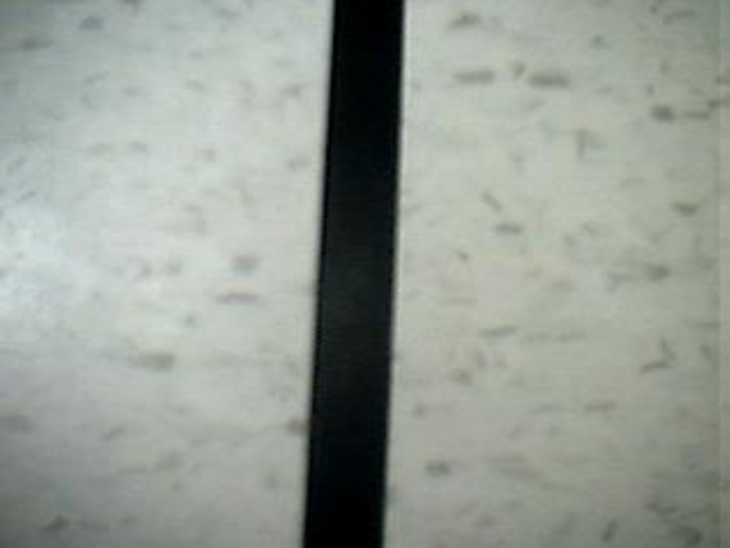
#> input picture images/001.png, 730 x 548 px
$ python -i movement.py   (imports and definitions only)
#> lines starting #> are read from the running program, lines starting #| are printed output that depends on the picture; after the words box and inside, x2 and y2 are one past the last pixel; in counts of white or black regions, pixels touching at a corner belong together
#> further down, picture is the input picture: shape (548, 730, 3); mean B, G, R 149.7, 157.4, 151
### maestro.py
import serial
from sys import version_info

PY2 = version_info[0] == 2   #Running Python 2.x?

#
#---------------------------
# Maestro Servo Controller
#---------------------------
#
# Support for the Pololu Maestro line of servo controllers
#
# Steven Jacobs -- Aug 2013
# https://github.com/FRC4564/Maestro/
#
# These functions provide access to many of the Maestro's capabilities using the
# Pololu serial protocol
#
class Controller:
    # When connected via USB, the Maestro creates two virtual serial ports
    # /dev/ttyACM0 for commands and /dev/ttyACM1 for communications.
    # Be sure the Maestro is configured for "USB Dual Port" serial mode.
    # "USB Chained Mode" may work as well, but hasn't been tested.
    #
    # Pololu protocol allows for multiple Maestros to be connected to a single
    # serial port. Each connected device is then indexed by number.
    # This device number defaults to 0x0C (or 12 in decimal), which this module
    # assumes.  If two or more controllers are connected to different serial
    # ports, or you are using a Windows OS, you can provide the tty port.  For
    # example, '/dev/ttyACM2' or for Windows, something like 'COM3'.
    def __init__(self,ttyStr='/dev/ttyACM0',device=0x0c):
        # Open the command port
        self.usb = serial.Serial(ttyStr)
        # Command lead-in and device number are sent for each Pololu serial command.
        self.PololuCmd = chr(0xaa) + chr(device)
        # Track target position for each servo. The function isMoving() will
        # use the Target vs Current servo position to determine if movement is
        # occuring.  Upto 24 servos on a Maestro, (0-23). Targets start at 0.
        self.Targets = [0] * 24
        # Servo minimum and maximum targets can be restricted to protect components.
        self.Mins = [0] * 24
        self.Maxs = [0] * 24

    # Cleanup by closing USB serial port
    def close(self):
        self.usb.close()

    # Send a Pololu command out the serial port
    def sendCmd(self, cmd):
        cmdStr = self.PololuCmd + cmd
        if PY2:
            self.usb.write(cmdStr)
        else:
            self.usb.write(bytes(cmdStr,'latin-1'))

    # Set channels min and max value range.  Use this as a safety to protect
    # from accidentally moving outside known safe parameters. A setting of 0
    # allows unrestricted movement.
    #
    # ***Note that the Maestro itself is configured to limit the range of servo travel
    # which has precedence over these values.  Use the Maestro Control Center to configure
    # ranges that are saved to the controller.  Use setRange for software controllable ranges.
    def setRange(self, chan, min, max):
        self.Mins[chan] = min
        self.Maxs[chan] = max

    # Return Minimum channel range value
    def getMin(self, chan):
        return self.Mins[chan]

    # Return Maximum channel range value
    def getMax(self, chan):
        return self.Maxs[chan]

    # Set channel to a specified target value.  Servo will begin moving based
    # on Speed and Acceleration parameters previously set.
    # Target values will be constrained within Min and Max range, if set.
    # For servos, target represents the pulse width in of quarter-microseconds
    # Servo center is at 1500 microseconds, or 6000 quarter-microseconds
    # Typcially valid servo range is 3000 to 9000 quarter-microseconds
    # If channel is configured for digital output, values < 6000 = Low ouput
    def setTarget(self, chan, target):
        # if Min is defined and Target is below, force to Min
        if self.Mins[chan] > 0 and target < self.Mins[chan]:
            target = self.Mins[chan]
        # if Max is defined and Target is above, force to Max
        if self.Maxs[chan] > 0 and target > self.Maxs[chan]:
            target = self.Maxs[chan]
        #
        lsb = target & 0x7f #7 bits for least significant byte
        msb = (target >> 7) & 0x7f #shift 7 and take next 7 bits for msb
        cmd = chr(0x04) + chr(chan) + chr(lsb) + chr(msb)
        self.sendCmd(cmd)
        # Record Target value
        self.Targets[chan] = target

    # Set speed of channel
    # Speed is measured as 0.25microseconds/10milliseconds
    # For the standard 1ms pulse width change to move a servo between extremes, a speed
    # of 1 will take 1 minute, and a speed of 60 would take 1 second.
    # Speed of 0 is unrestricted.
    # [62 lines left out: functions setSpeed, setAccel, getPosition, isMoving, getMovingState, runScriptSub, not called in this run]

    # Stop the current Maestro Script
    def stopScript(self):
        cmd = chr(0x24)
        self.sendCmd(cmd)

### movement.py
import numpy as np
import cv2 as cv
import maestro
import time

face_cascade = cv.CascadeClassifier('haarcascade_frontalface_default.xml')

class FaceFollow:
    """
    Assumptions:
    - images have index [0, 0] in the upper left
    - a pixel can be accessed by frame[x][y]
    - x is the horizontal axis and increase from left to right
    - y is the vertical axis and increase from top to bottom
    """

    def __init__(self, image_name=None):
        self.tango = maestro.Controller()
        # zero all motors
        self.body = 6000
        self.headTurn = 6000
        self.headTilt = 6000
        self.motors = 6000
        self.turn = 6000
        self.MOTORS = 1
        self.TURN = 2
        self.end = False
        self.end_count = 0
        self.tango.setTarget(4, 4000)

        self.image_name = image_name
        self.video_use = self.image_name is None
        # set video size variables to small, actual size is camera dependent
        self.frame_x = 200
        self.frame_y = 200
        self.frame_name = "Video"
        cv.namedWindow(self.frame_name)
        # some good starting values
        self.min_canny = 247
        self.max_canny = 255

    def pi_cam_loop(self, image):
        """
        Runs 1 loop of the path detection given the current frame
        :param image: current frame to evaluate
        :return:
        """
        self.frame = image
        self.frame_y, self.frame_x = self.frame.shape[:2]
#> self.frame_y = 548; self.frame_x = 730
        ed = self.detect_line(self.frame)
        # get the direction vector
        vec = self.get_direction_vector(ed)
        # location of the COG in as a box
        rec_center = np.array((int(vec[0]) + self.frame_x // 2, int(vec[1]) + self.frame_y // 2))
        cv.rectangle(ed, tuple(rec_center - 4), tuple(rec_center + 4), 255)
        # draw line from origin to COG
        cv.line(ed, (self.frame_x // 2, self.frame_y // 2), tuple(rec_center), 255)

        # show frame
        cv.imshow(self.frame_name, ed)

    def detect_line(self, image):
        """
        Reduces image to binary edge detection
        :param image: image to reduce, non-destructive
        :return: reduced image
        """

        edges = np.zeros(image.shape, np.uint8)
        edges = cv.GaussianBlur(edges, (9, 9), cv.BORDER_DEFAULT)
        # normalize image, this is for changing room lighting
        cv.normalize(image, edges, 0, 255, cv.NORM_MINMAX)
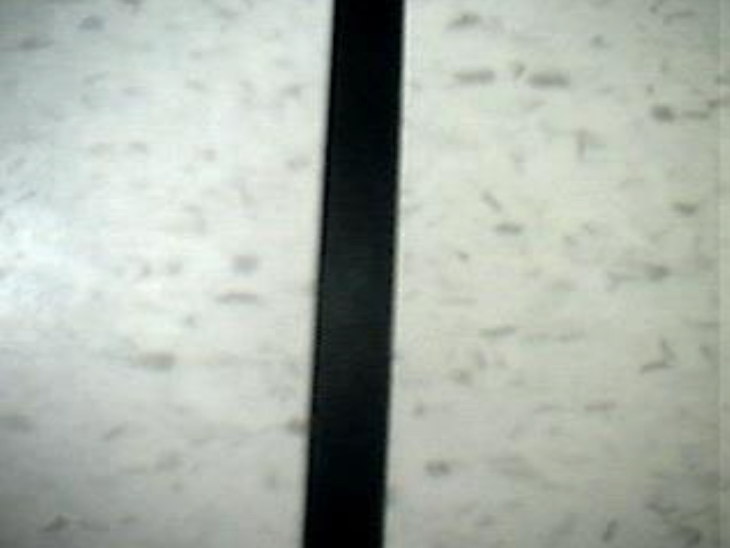
#> edges: shape (548, 730, 3); mean B, G, R 170.4, 179.2, 171.8
        # edge detection
        edges = cv.Canny(edges, self.min_canny, self.max_canny)
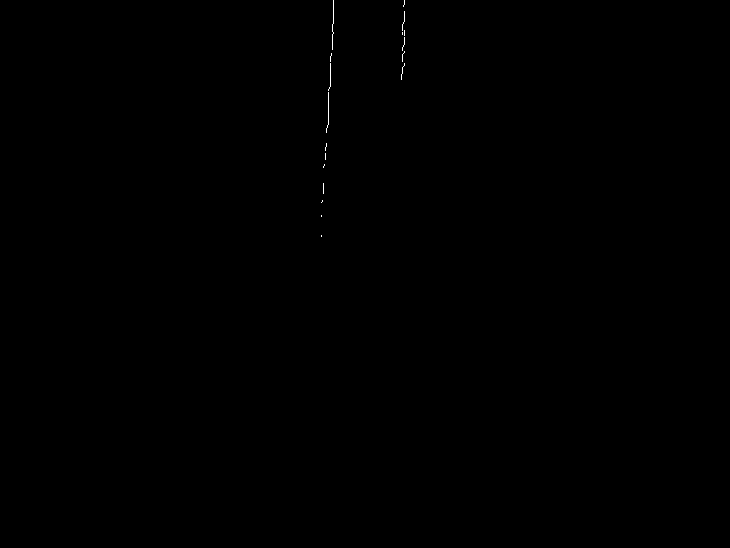
#> edges: shape (548, 730); 0.06% white in thin lines or dots, all inside (x1, y1, x2, y2) = (321, 0, 405, 237)
        edges = cv.dilate(edges, np.ones((2, 2)))
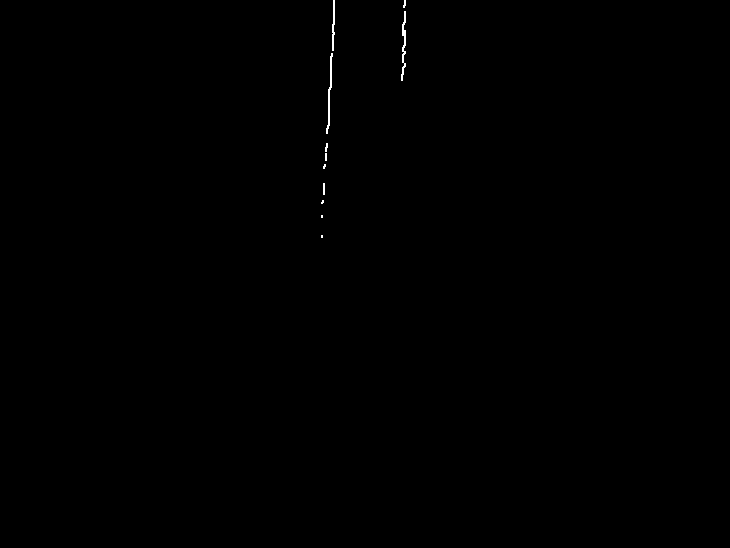
#> edges: shape (548, 730); 0.14% white in thin lines or dots, all inside (x1, y1, x2, y2) = (321, 0, 406, 238)
        return edges

    # [12 lines left out: function perform_movement, not called in this run]

    def get_direction_vector(self, bin_img):
        """
        Finds the vector from the center of the image to the Center of Gravity of the given
        Binary image, the COG is found by averaging the locations of all the white pixels in the image
        :param bin_img: a binary image of the path, where the following path is white and the background is black
        :return: vector pointing in the direction of the COG from the center of the image
        """
        # get image size
        img_h, img_w = bin_img.shape
#> img_h = 548; img_w = 730

        # set up variables
        avg_x, avg_y = 0, 0
        number = 0
        time.sleep(0.1)
        for y in range(len(bin_img)):
            for x in range(len(bin_img[0])):
                # binary image so anything with a high value is taken as white
                if bin_img[y][x] > 255/2:
                    avg_x += x
                    avg_y += y
                    number += 1
#> after the loop, avg_x = 192054; avg_y = 41739; number = 543
        # check that the image is not all black
        if number > 0:
            if number <= img_h * img_w // 80:
                # we probably ran off the path since >25% of the screen is white
                self.end_count += 1
            avg_x = np.round(avg_x / number, 0)
#> avg_x = 354
            avg_y = np.round(avg_y / number, 0)
#> avg_y = 77
            # return the movement vector, positive col = move forward, positive row = turn right
            return np.array([avg_x-img_w//2, avg_y-img_h])  # origin at center, bottom
        else:
            # image is all black, so don't move
            return np.zeros([2])

    # [92 lines left out: functions relative_speed_mod, motor_control_from_dir, zero_motors, not called in this run]

    def change_slider_max_canny(self, value):
        self.max_canny = value

    def change_slider_min_canny(self, value):
        self.min_canny = value

>>> import cv2
>>> picture = cv2.imread('images/001.png')
>>> result = FaceFollow().pi_cam_loop(picture)
#> in pi_cam_loop, `vec = self.get_direction_vector(ed)`: vec = [-11, -471]
#> in pi_cam_loop, `rec_center = np.array((int(vec[0]) + self.frame_x // 2, int(vec[1]) + ..`: rec_center = [354, -197]
#> in pi_cam_loop, `cv.line(ed, (self.frame_x // 2, self.frame_y // 2), tuple(rec_center),..`:
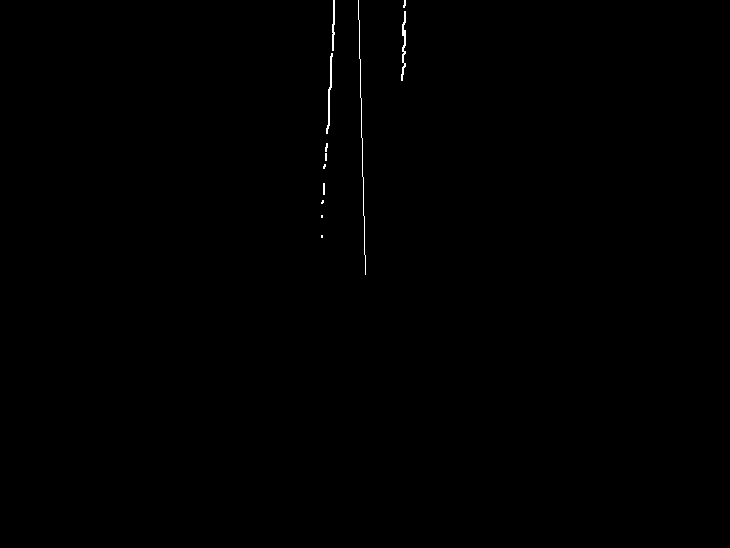
#> ed: shape (548, 730); 0.2% white in thin lines or dots, all inside (x1, y1, x2, y2) = (321, 0, 406, 275)
